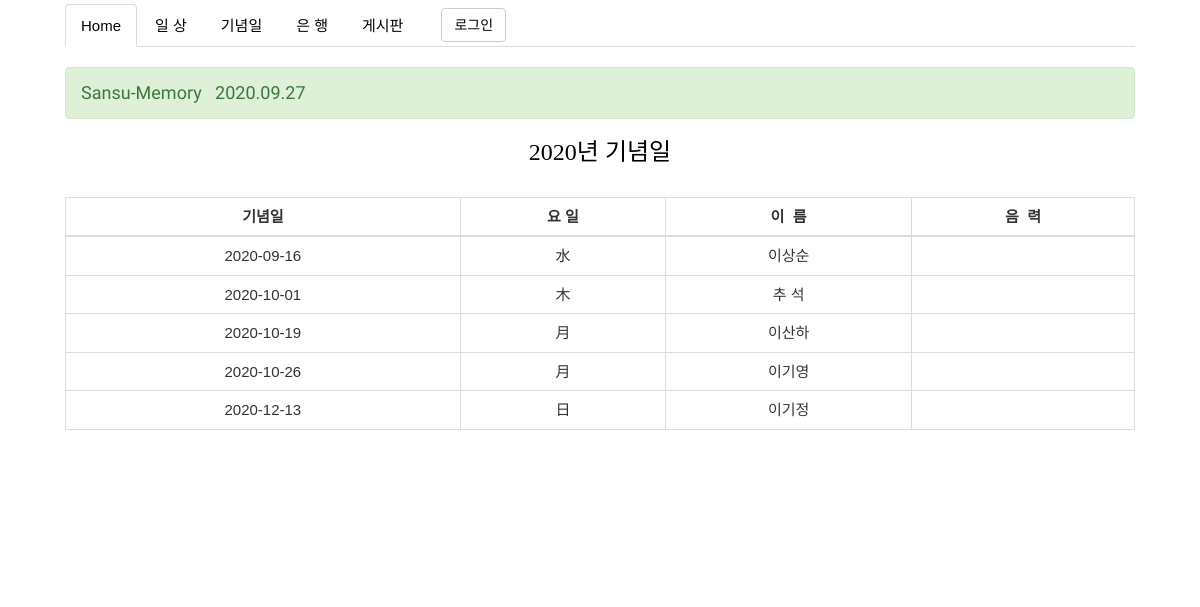
Page /anniversary_list/ on the committed database.
### family_site/models.py (models this page shows, shortened)
class Anniversary(models.Model):
    anniversary_date = models.CharField('생일날자', max_length=20, help_text='생일날자')
    anniversary_day = models.CharField('요일', max_length=10,default='',  help_text='요일')
    anniversary_name = models.CharField('이름', max_length=20, default='', help_text='생일 당사자 이름')
    anniversary_lunar_date = models.CharField('생일 음력 날자', max_length=20, blank=True, help_text='생일 음력 날자')
    daily_created_date = models.DateTimeField('생성일', default=timezone.now, help_text='생성날자')
    daily_published_date = models.DateTimeField('수정일', auto_now=True, help_text='수정날자')
    class Meta:
        ordering = ('id',)

### family_site/views.py (the view)
# urls.py: path('anniversary_list/', views.AnniversaryListView.as_view(), name='anniversary_list'),
class AnniversaryListView(ListView):
    model = Anniversary
    template_name = 'family_site/anniversary/anniversary_list.html'
    def get_context_data(self, *args, **kwargs):
        context = super().get_context_data(*args, **kwargs)
        anni = date(2018,3,31)
        context['a'] = anni
        b = date.today()
        return context

### family_site/templates/family_site/anniversary/anniversary_list.html (shortened to what this page needs)
{% extends 'main_layout.html' %}
{% load static %}
{% block stylesheet %} {% static 'family_site/css/anniversary/anniversary_list.css' %} {% endblock stylesheet %}
{% block content1 %}
<h3 id='anniversary'>2020년 기념일</h3><br>
<table class='table table-bordered table-hover'>
    <thead>
        <tr>
            <th>기념일</th>
            <th>요 일</th>
            <th>이&nbsp;&nbsp;름</th>
            <th>음&nbsp;&nbsp;력</th>
        </tr>
    </thead>
    <tbody>{% for i in object_list %}
        <tr id='back'>
            <td>{{ i.anniversary_date }}</td>
            <td>{{ i.anniversary_day }}</td>
            <td>{{ i.anniversary_name }}</td>
            <td>{{ i.anniversary_lunar_date }}</td>
        </tr>{% endfor %}
    </tbody>
</table>
<br><br><br><br><br><br>
{% endblock content1 %}

### staticfiles/css/main_layout.css (style rules this page uses)
* { padding: 0px; margin: 0px; font-size: 15px; font-family: "맑은 고딕", 나눔고딕, 고딕, Arial, Tahoma, "Trebuche MS", "Times New Roman", 바탕, 바탕체; word-wrap: break-word; }
table, tr, th, td { border-collapse: collapse; }

### family_site/static/family_site/css/anniversary/anniversary_list.css (style rules this page uses)
table, tr, th, td { text-align: center; }
h3 { font-family: '고딕', 나눔고딕, 바탕체; }
#anniversary { text-align: center; color: black; }

### rows in the picture
Anniversary: anniversary_date "2020-09-16", anniversary_day "水", anniversary_name "이상순"
Anniversary: anniversary_date "2020-10-01", anniversary_day "木", anniversary_name "추 석"
Anniversary: anniversary_date "2020-10-19", anniversary_day "月", anniversary_name "이산하"
Anniversary: anniversary_date "2020-10-26", anniversary_day "月", anniversary_name "이기영"
Anniversary: anniversary_date "2020-12-13", anniversary_day "日", anniversary_name "이기정"
